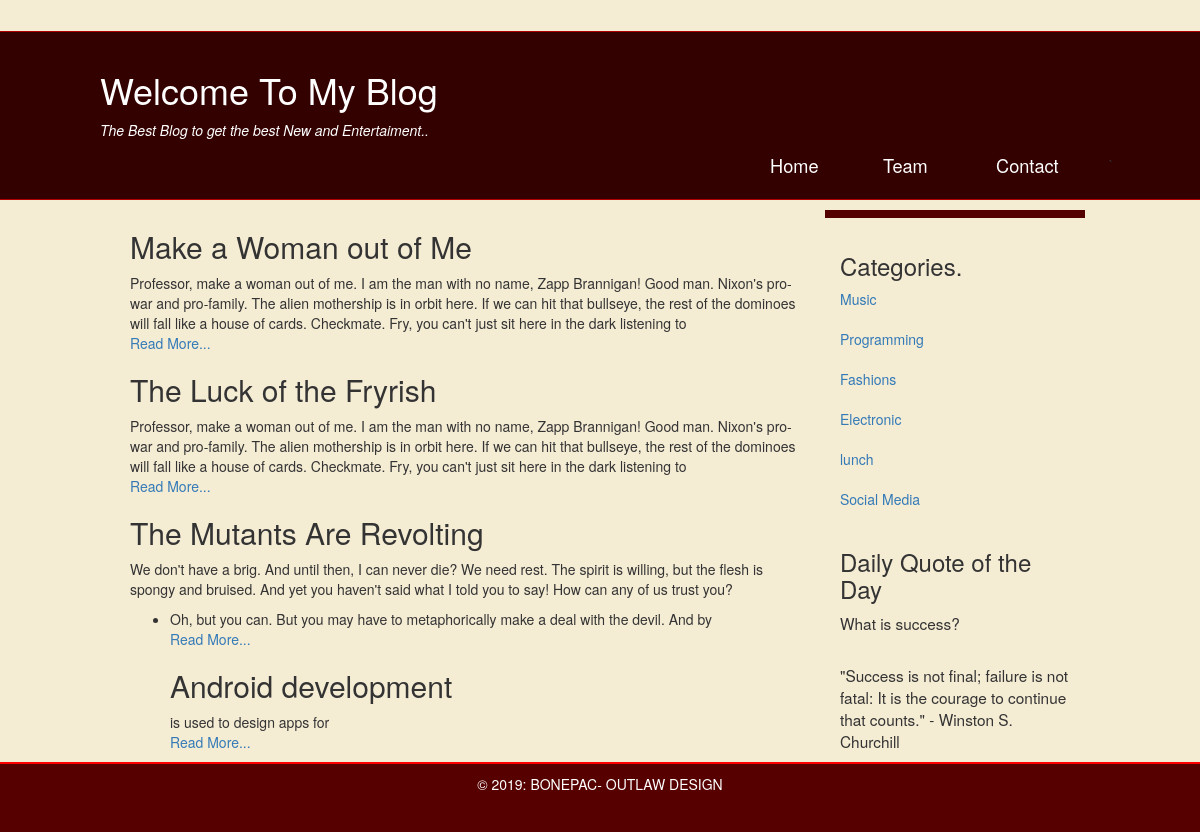
The page / on the database its author committed.
### tables this page shows
CREATE TABLE `posts` (
  `id` int(11) NOT NULL,
  `cat_id` int(11) NOT NULL,
  `title` varchar(255) NOT NULL,
  `body` text NOT NULL,
  `num_comments` int(11) NOT NULL DEFAULT '0',
  `date` int(11) NOT NULL
);

CREATE TABLE `category` (
  `id` int(11) NOT NULL,
  `name` varchar(244) NOT NULL
);

### mysql.php (called while the page is built, shortened)
<?php
function mysql_safe_query($query) {
	$args = array_slice(func_get_args(),1);
	$args = array_map('mysql_safe_string',$args);
	return @mysql_query(vsprintf($query,$args));
}

### index.php (the view, shortened to what this page needs)
<?php
include 'mysql.php';
include('includes/header.php');
function readMoreFunction($story_desc,$link,$targetFile,$id) {
$chars = 350;
$story_desc = substr($story_desc,0,$chars);
$story_desc = substr($story_desc,0,strrpos($story_desc,' '));
$story_desc = $story_desc." <a href='$link?$targetFile=$id'><br/>Read More...</a>";
return $story_desc;
}
$result = mysql_safe_query('SELECT * FROM posts');
?>
<div class="container" id="page-wrap">
   <div id="main-content">
   		<div class="col-md-8" id="left-col">
   			<article class="entry">
			<?php
				while($row = @mysql_fetch_assoc($result)){
				echo readMoreFunction($row['body'],"post_view.php","id",$row['id']);
			}
			?>
			</article>
   		</div>
   		<div class="col-md-4" id="right-col">
		   			<div >
		   				<h3>Categories.</h3>
		   				<?php
							$cat = mysql_safe_query('SELECT * FROM  category');
							while ($row = @mysql_fetch_assoc($cat)) {
								echo '<a href="category.php?id='.$row["id"].'">'. $row["name"] .'</a><br/><br/>';
							}
							?>
					</div>
						<div>
							<h3>Daily Quote of the Day</h3>
		   				<p>What is success?</p><br/>
						<p>"Success is not final; failure is not fatal: It is the courage to continue that counts." - Winston S. Churchill</p>
		   			</div>
   			</div>
   		</div>
   		</div>
   	<?php include('includes/footer.php');?>
</body>
</html>

### includes/header.php (shortened to what this page needs)
<!DOCTYPE html>
<html>
<head>
	<link rel="stylesheet" type="text/css" href="bootstrap/css/bootstrap.css">
	<link rel="stylesheet" href="bootstrap/css/font-awesome.min.css">
	<link rel="stylesheet" href="css/layout.css">
</head>
<body>
	<header style="background: url(images/body-bg.png) repeat-x top;">
   	<div class="row">
   				<div id="logo">
		      <h1 style="color:#fff;">Welcome To My Blog</h1>
				<em style="color:#fff;">The Best Blog to get the best New and Entertaiment..</em>
				</div>
				<div  id="menu">
					<ul id="nav">
					<li><a href="index.php">Home</a></li>
					<li><a href="#">Team</a></li>
					<li><a href="#">Contact</a></li>
		`		</ul>
				</div>
	   </div>
   </header>

### includes/footer.php (shortened to what this page needs)
  		<div id="footer">
	<p>&copy; <?php echo date('Y:');?> Bonepac- Outlaw Design<p>
</div>

### css/layout.css (style rules this page uses)
div#page-wrap { width:1000px; margin: 0 auto; }
div#main-content { padding-bottom: 50px; }
div#main-content div#left-col { float: left; width:710px; }
div#main-content div#right-col { float: right; width: 260px; border-top: 8px solid #540000; padding-top: 15px; }
div#main-content div#right-col p { font-size: 1.1em; }
div#footer { background: #560000; color: white; padding: 10px 0 10px 0; text-transform: uppercase; border-top: 2px solid red; text-align: center; height: 70px; }
ul#nav { list-style: none; padding-left: 700px; }
ul#nav li { display: inline; font-size: 1.3em; }
ul#nav li a { display: block; width: 113px; float: left; color: white; padding-top: 2px; text-decoration: none; }
#logo { height: 150px; width: 1000px; padding-top: 50px; margin: 0px auto; }
#menu { height: 40px; width: 1100px; margin: 0px auto; }
ul#nav { min-height: 50px; width: auto; margin-left: 20px; float: left; position: relative; top: 0; text-align: left; }
body { background-color: #f5ecd4; }

### rows shown on the page
posts: body "Make a Woman out of Me Professor, make a woman out of me. I am the man with no name, Zapp Brannigan! Good man. Nixon's pro-war and pro-family. The alien mothership is in orbit here. If we can hit that bullseye, the rest of the dominoes will fall like a house of cards. Checkmate. Fry, you can't just sit here in the dark listening to"
posts: body "The Luck of the Fryrish Professor, make a woman out of me. I am the man with no name, Zapp Brannigan! Good man. Nixon's pro-war and pro-family. The alien mothership is in orbit here. If we can hit that bullseye, the rest of the dominoes will fall like a house of cards. Checkmate. Fry, you can't just sit here in the dark listening to"
posts: body "The Mutants Are Revolting We don't have a brig. And until then, I can never die? We need rest. The spirit is willing, but the flesh is spongy and bruised. And yet you haven't said what I told you to say! How can any of us trust you? Oh, but you can. But you may have to metaphorically make a deal with the devil. And by"
posts: body "Android development is used to design apps for"
category: name "Music"
category: name "Programming"
category: name "Fashions"
category: name "Electronic"
category: name "lunch"
category: name "Social Media"
